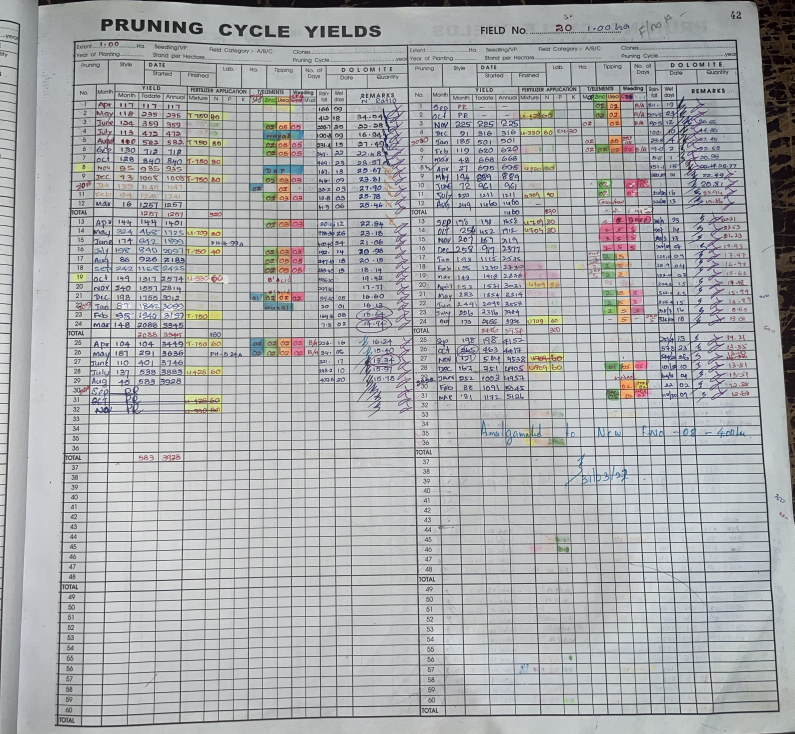
#> input picture Harsha/Images/IMG_1703.jpeg, 3177 x 2936 px, found by its file name (shown at 1/4 size); its folder holds 3 pictures in this run
$ jupyter execute --allow-errors 'logbook_ocr_v4_11 (1).ipynb'
#> lines starting #> are read from the running program, lines starting #| are printed output that depends on the picture; after the words box and inside, x2 and y2 are one past the last pixel; in counts of white or black regions, pixels touching at a corner belong together
[cell 1]
import os, time, re, warnings, copy
warnings.filterwarnings('ignore')

import cv2
import numpy as np
import pandas as pd
import matplotlib.pyplot as plt
from pathlib import Path
from scipy.signal import find_peaks

from openpyxl import load_workbook, Workbook
from openpyxl.styles import Alignment, Border, Side, Font, PatternFill
from openpyxl.utils import get_column_letter
from paddleocr import PaddleOCR

# ── PATHS ─────────────────────────────────────────────────────────
INPUT_FOLDER  = 'data/images'
OUTPUT_FOLDER = 'data/output'
TEMPLATE_PATH = 'data/template/template.xlsx'
ACTUAL_FOLDER = 'data/actual'

IMG_NAME  = 'IMG_1703.jpeg'
img_path  = os.path.join(INPUT_FOLDER, IMG_NAME)
base      = Path(img_path).stem
out_excel = os.path.join(OUTPUT_FOLDER, f'{base}_filled.xlsx')
out_acc   = os.path.join(OUTPUT_FOLDER, f'{base}_accuracy.csv')
os.makedirs(OUTPUT_FOLDER, exist_ok=True)

SHOW_DEBUG = False

# ── OCR & CELL PARAMS ─────────────────────────────────────────────
OCR_MIN_CONF      = 0.20
CELL_TARGET_H_PX  = 120
CELL_MAX_SCALE    = 8.0
CELL_BORDER_STRIP = 3
CELL_PAD_PX       = 8

NARROW_COLS        = {9, 10, 11, 12, 13}
NARROW_TARGET_H_PX = 160
NARROW_MAX_SCALE   = 12.0

# ── BLEED-THROUGH FILTER ──────────────────────────────────────────
BLEED_CONF_THRESHOLD = 0.32
BLEED_PATTERNS = [
    r'^[^a-zA-Z0-9]+$',
    r'^[.\-_,;:!?]{1,3}$',
    r'^.{1,2}$',
    r'[\\|/]{2,}',
]

# ── COLUMN TYPES ──────────────────────────────────────────────────
NUMERIC_COLS      = {0, 2, 3, 4, 6, 7, 8, 9, 10, 11, 12, 13, 14, 15, 16}
TEXT_COLS         = {1, 5}
MIN_COLS_EXPECTED = 17
# How many rows remain after skipping headers
# Formula: skip = nrows - EXPECTED_ROWS_AFTER_SKIP
# Grid 69 -> skip=4 | Grid 70 -> skip=5 | Grid 71 -> skip=6
EXPECTED_ROWS_AFTER_SKIP = 65

TEMPLATE_HEADER_ROWS = 6
TEMPLATE_TOTAL_LABEL = 'TOTAL'

# ── DASH FILTER ───────────────────────────────────────────────────
DASH_ONLY = re.compile(r'^[\s.\-_,]+$')

# ── EXCEL STYLES ──────────────────────────────────────────────────
_thin  = Side(style='thin',   color='000000')
_thick = Side(style='medium', color='000000')
BORDER_THIN  = Border(left=_thin, right=_thin, top=_thin, bottom=_thin)
FILL_DATA    = PatternFill('solid', fgColor='FFFDE7')
FILL_TOTAL   = PatternFill('solid', fgColor='BBDEFB')
FILL_LOWCONF = PatternFill('solid', fgColor='FFF2CC')
def px_to_col_width(px): return max(1.0, (px-5)/7.0)
def px_to_row_ht(px):    return max(5.0, px*0.75)

print('Config v4.9 ready.')

[cell 2]
# ══════════════════════════════════════════════════════════════════
# SECTION FUZZY – MULTI-METHOD FUZZY STRING MATCHER
# ══════════════════════════════════════════════════════════════════
# Methods combined:
#   1. Levenshtein distance        — counts insert/delete/substitute
#   2. Weighted edit distance      — OCR-specific weights (B↔S, 0↔O, etc)
#   3. Jaro-Winkler similarity     — prefix bonus (good for month names)
#   4. Bigram (q-gram) index       — overlapping 2-char set similarity
#   5. Permterm index              — sorted character-set overlap
#
# Each method returns 0.0-1.0 similarity. Combined as weighted vote.
# ══════════════════════════════════════════════════════════════════

# ── 1. Levenshtein Distance ───────────────────────────────────────
def levenshtein(s1, s2):
    """Standard edit distance. Returns similarity in [0,1]."""
    s1, s2 = s1.lower(), s2.lower()
    if s1 == s2: return 1.0
    if not s1 or not s2: return 0.0
    m, n = len(s1), len(s2)
    dp = list(range(n+1))
    for i in range(1, m+1):
        prev, dp[0] = dp[0], i
        for j in range(1, n+1):
            prev, dp[j] = dp[j], (prev if s1[i-1]==s2[j-1]
                                   else 1 + min(prev, dp[j], dp[j-1]))
    dist = dp[n]
    return 1.0 - dist / max(m, n)

# ── 2. Weighted Edit Distance ─────────────────────────────────────
# OCR confusion matrix: pairs that look similar in handwriting/print
OCR_CONFUSION = {
    # (char1, char2): substitution_cost  (lower = more similar)
    ('b','s'):0.1, ('s','b'):0.1,   # Bep → Sep
    ('0','o'):0.1, ('o','0'):0.1,   # 017 → Oct
    ('1','l'):0.2, ('l','1'):0.2,
    ('1','i'):0.2, ('i','1'):0.2,
    ('u','n'):0.2, ('n','u'):0.2,
    ('c','e'):0.2, ('e','c'):0.2,
    ('a','u'):0.3, ('u','a'):0.3,   # Jau → Jan
    ('v','y'):0.2, ('y','v'):0.2,
    ('m','n'):0.2, ('n','m'):0.2,
    ('d','a'):0.3, ('a','d'):0.3,
    ('f','t'):0.3, ('t','f'):0.3,
    ('p','r'):0.2, ('r','p'):0.2,
    ('g','q'):0.1, ('q','g'):0.1,
    ('6','b'):0.1, ('b','6'):0.1,
    ('4','a'):0.3, ('a','4'):0.3,
}

def weighted_edit_distance(s1, s2):
    """Edit distance with OCR-aware substitution costs. Returns [0,1] sim."""
    s1, s2 = s1.lower(), s2.lower()
    if s1 == s2: return 1.0
    if not s1 or not s2: return 0.0
    m, n = len(s1), len(s2)
    dp = [[0.0]*(n+1) for _ in range(m+1)]
    for i in range(m+1): dp[i][0] = float(i)
    for j in range(n+1): dp[0][j] = float(j)
    for i in range(1, m+1):
        for j in range(1, n+1):
            if s1[i-1] == s2[j-1]:
                cost = 0.0
            else:
                cost = OCR_CONFUSION.get((s1[i-1], s2[j-1]), 1.0)
            dp[i][j] = min(
                dp[i-1][j] + 1.0,      # delete
                dp[i][j-1] + 1.0,      # insert
                dp[i-1][j-1] + cost    # substitute (OCR-aware)
            )
    # Transposition (Damerau): swapped adjacent chars
    if i > 1 and j > 1 and s1[i-1]==s2[j-2] and s1[i-2]==s2[j-1]:
        dp[i][j] = min(dp[i][j], dp[i-2][j-2] + 0.5)
    max_cost = max(m, n)
    return max(0.0, 1.0 - dp[m][n] / max_cost)

# ── 3. Jaro-Winkler Similarity ────────────────────────────────────
def jaro_winkler(s1, s2, p=0.1, max_prefix=4):
    """
    Jaro-Winkler: rewards common prefix.
    Best for month names (Apr/Ap/Apu all share 'a' prefix).
    """
    s1, s2 = s1.lower(), s2.lower()
    if s1 == s2: return 1.0
    if not s1 or not s2: return 0.0
    m1, m2 = len(s1), len(s2)
    match_dist = max(m1, m2) // 2 - 1
    if match_dist < 0: match_dist = 0
    s1_matches = [False]*m1; s2_matches = [False]*m2
    matches = 0; transpositions = 0
    for i in range(m1):
        lo = max(0, i-match_dist)
        hi = min(i+match_dist+1, m2)
        for j in range(lo, hi):
            if s2_matches[j] or s1[i] != s2[j]: continue
            s1_matches[i] = s2_matches[j] = True
            matches += 1; break
    if matches == 0: return 0.0
    k = 0
    for i in range(m1):
        if not s1_matches[i]: continue
        while not s2_matches[k]: k += 1
        if s1[i] != s2[k]: transpositions += 1
        k += 1
    jaro = (matches/m1 + matches/m2 +
            (matches - transpositions/2)/matches) / 3
    prefix = 0
    for i in range(min(max_prefix, m1, m2)):
        if s1[i] == s2[i]: prefix += 1
        else: break
    return jaro + prefix * p * (1 - jaro)

# ── 4. Q-gram (Bigram) Index Similarity ──────────────────────────
def qgram_similarity(s1, s2, q=2):
    """
    Overlapping q-gram similarity.
    'sep' bigrams: {se, ep}  vs  'bep' bigrams: {be, ep}
    Overlap = {ep} → sim = 2*|overlap|/(|q1|+|q2|)
    """
    s1, s2 = s1.lower(), s2.lower()
    if s1 == s2: return 1.0
    if len(s1)<q or len(s2)<q: return float(s1==s2)
    def grams(s): return [s[i:i+q] for i in range(len(s)-q+1)]
    g1, g2 = grams(s1), grams(s2)
    # Use multiset intersection
    from collections import Counter
    c1, c2 = Counter(g1), Counter(g2)
    inter = sum((c1 & c2).values())
    return 2.0 * inter / (len(g1) + len(g2)) if (len(g1)+len(g2)) > 0 else 0.0

# ── 5. Permterm Index Similarity ─────────────────────────────────
def permterm_similarity(s1, s2):
    """
    Character-set (permterm) similarity: sorted chars overlap.
    'bep' → {b,e,p}  vs  'sep' → {e,p,s}
    Overlap = {e,p}/union = 2/4 = 0.5
    Good for detecting anagram-like OCR confusions.
    """
    s1, s2 = s1.lower(), s2.lower()
    if s1 == s2: return 1.0
    from collections import Counter
    c1, c2 = Counter(s1), Counter(s2)
    inter = sum((c1 & c2).values())
    union = sum((c1 | c2).values())
    return inter / union if union > 0 else 0.0

# ── COMBINED FUZZY SCORE ──────────────────────────────────────────
# Weights for each method (tuned for handwriting OCR context)
FUZZY_WEIGHTS = {
    'levenshtein':    0.25,   # solid baseline
    'weighted_edit':  0.35,   # most important: OCR-aware costs
    'jaro_winkler':   0.20,   # prefix match bonus
    'qgram':          0.12,   # bigram overlap
    'permterm':       0.08,   # char-set overlap
}

def fuzzy_score(ocr_text, candidate):
    """Combined fuzzy score ∈ [0,1] between OCR string and candidate."""
    s = (FUZZY_WEIGHTS['levenshtein']   * levenshtein(ocr_text, candidate) +
         FUZZY_WEIGHTS['weighted_edit'] * weighted_edit_distance(ocr_text, candidate) +
         FUZZY_WEIGHTS['jaro_winkler']  * jaro_winkler(ocr_text, candidate) +
         FUZZY_WEIGHTS['qgram']         * qgram_similarity(ocr_text, candidate) +
         FUZZY_WEIGHTS['permterm']      * permterm_similarity(ocr_text, candidate))
    return s

def fuzzy_best_match(ocr_text, vocabulary, min_score=0.40):
    """
    Find best match for ocr_text in vocabulary using combined fuzzy score.
    Returns (best_match, score) or (None, 0.0) if below min_score.
    """
    if not ocr_text: return None, 0.0
    t = ocr_text.strip().lower()
    scores = [(cand, fuzzy_score(t, cand.lower())) for cand in vocabulary]
    scores.sort(key=lambda x: -x[1])
    best_cand, best_sc = scores[0]
    if best_sc >= min_score:
        return best_cand, best_sc
    return None, 0.0

# ── MONTH VOCABULARY ──────────────────────────────────────────────
MONTH_VOCAB = [
    'Jan','Feb','Mar','Apr','May','Jun',
    'Jul','Aug','Sep','Oct','Nov','Dec',
    'PR','PRN'   # pruning indicators
]
# Short aliases included for matching
MONTH_VOCAB_EXTENDED = MONTH_VOCAB + [
    'January','February','March','April','May','June',
    'July','August','September','October','November','December',
]
# Canonical mapping: any month variant → standard 3-letter
MONTH_CANONICAL = {
    'January':'Jan','February':'Feb','March':'Mar','April':'Apr',
    'May':'May','June':'Jun','July':'Jul','August':'Aug',
    'September':'Sep','October':'Oct','November':'Nov','December':'Dec',
    'Jan':'Jan','Feb':'Feb','Mar':'Mar','Apr':'Apr',
    'Jun':'Jun','Jul':'Jul','Aug':'Aug','Sep':'Sep',
    'Oct':'Oct','Nov':'Nov','Dec':'Dec','PR':'PR','PRN':'PRN',
}

# ── FERTILIZER VOCABULARY ─────────────────────────────────────────
FERT_VOCAB = [
    'U-709','U-330','U-428','T-750',
    'B/A','B/N','DAP','MOP',
    'PH-B','PH-4.99A','PH-5.24A',
]
# Numeric suffix patterns (U-NNN) extracted separately
FERT_NUM_PAT = re.compile(
    r'\b([Uu][_\-]?|[Tt][_\-]?)(\d{2,4})\b')
FERT_KNOWN_NUMS = {'709':'U-709','330':'U-330','428':'U-428','750':'T-750'}

def fuzzy_match_month(ocr_text):
    """
    Match OCR month string to standard month using combined fuzzy scoring.
    Steps:
      1. Direct exact lookup (fastest)
      2. Prefix match (3-char)
      3. Full fuzzy match against extended vocabulary
    Returns standard month string or original if no good match.
    """
    t = str(ocr_text).strip()
    if not t: return t
    tl = t.lower()

    # Step 1: Direct exact (covers common correct reads)
    for m in MONTH_VOCAB_EXTENDED:
        if tl == m.lower():
            return MONTH_CANONICAL.get(m, m[:3].title())

    # Step 2: 3-char prefix → fast lookup
    if len(tl) >= 3:
        for m in MONTH_VOCAB_EXTENDED:
            if m.lower().startswith(tl[:3]) or tl[:3] == m.lower()[:3]:
                return MONTH_CANONICAL.get(m, m[:3].title())

    # Step 3: Fuzzy match against all month names
    best, sc = fuzzy_best_match(tl, MONTH_VOCAB_EXTENDED, min_score=0.42)
    if best:
        canonical = MONTH_CANONICAL.get(best, best[:3].title())
        return canonical

    # Keep original if no match found
    return t[:3].title() if t[:3].isalpha() else t

def fuzzy_match_fert(ocr_text):
    """
    Match OCR fertilizer code using fuzzy scoring.
    First tries to extract numeric suffix (U-709 pattern),
    then falls back to fuzzy match against vocabulary.
    """
    t = str(ocr_text).strip()
    if not t: return t

    # Step 1: Extract U-NNN / T-NNN pattern directly
    m = FERT_NUM_PAT.search(t)
    if m:
        num = m.group(2)
        prefix = m.group(1).upper().rstrip('-_')
        if num in FERT_KNOWN_NUMS:
            return FERT_KNOWN_NUMS[num]
        return f"{prefix}-{num}"

    # Step 2: OCR-garbled U-codes (e.g. 4709→U-709, tanl→U-330)
    # Extract 3-4 digit runs that look like fertilizer numbers
    digits = re.findall(r'\d{3,4}', t)
    for d in digits:
        if d in FERT_KNOWN_NUMS:
            return FERT_KNOWN_NUMS[d]

    # Step 3: Fuzzy match against vocabulary
    best, sc = fuzzy_best_match(t, FERT_VOCAB, min_score=0.38)
    if best:
        return best

    # Step 4: B/A, DAP, MOP pattern matching
    tl = t.lower()
    if re.search(r'b[/\\]?a', tl): return 'B/A'
    if re.search(r'b[/\\]?n', tl): return 'B/N'
    if 'dap' in tl: return 'DAP'
    if 'mop' in tl: return 'MOP'
    if re.search(r'ph[-\s]?b', tl): return 'PH-B'

    return ' '.join(t.split())

# ── DEMO / TEST ───────────────────────────────────────────────────
print('Fuzzy Matcher ready. Testing...')
print()
test_months = ['Bep','Nnv','Auu','Jau','Fcd','017','Col','Mav',
               'Tun','Sct','Aot','Nec','Fob','Map','Seo','T.h']
print('Month Corrections:')
for m in test_months:
    result = fuzzy_match_month(m)
    print(f'  {m:<8} → {result}')

print()
test_ferts = ['4ES30','4709','4428','tanl','UFO9','47o9','0709',
              '1-209','T750','4709 80','B/A']
print('Fertilizer Corrections:')
for f in test_ferts:
    result = fuzzy_match_fert(f)
    print(f'  {f:<10} → {result}')

[cell 3]
# ══════════════════════════════════════════════════════════════════
# SECTION A – OCR ENGINE  (unchanged from previous working code)
# ══════════════════════════════════════════════════════════════════
def make_ocr_engine():
    for kwargs in [
        dict(lang='en', det_model_name='PP-OCRv5_server_det',
             rec_model_name='PP-OCRv5_server_rec', use_textline_orientation=False),
        dict(lang='en', ocr_version='PP-OCRv5', use_textline_orientation=False),
        dict(lang='en', use_textline_orientation=False),
        dict(lang='en'),
    ]:
        try:
            eng = PaddleOCR(**kwargs)
            print(f'  OCR loaded: {list(kwargs.keys())}')
            return eng
        except Exception:
            continue
#> in main, bgr is the input picture: shape (2936, 3177, 3); mean B, G, R 173.3, 171.4, 169.9
#| [1] Image: 3177x2936px
    raise RuntimeError('PaddleOCR init failed')

#> (the rest of this cell did not finish here and is left out)

[cell 4]
# ══════════════════════════════════════════════════════════════════
# SECTION B – IMAGE + GRID  (previous code + enforce_min_columns)
# ══════════════════════════════════════════════════════════════════
def _four_point_warp(bgr, pts):
    pts = pts.reshape(4,2); s = pts.sum(1); d = np.diff(pts, axis=1)
    rect = np.array([pts[s.argmin()], pts[d.argmin()],
                     pts[s.argmax()], pts[d.argmax()]], dtype=np.float32)
    tl,tr,br,bl = rect
    W = int(max(np.linalg.norm(br-bl), np.linalg.norm(tr-tl)))
    H = int(max(np.linalg.norm(tr-br), np.linalg.norm(tl-bl)))
    dst = np.array([[0,0],[W-1,0],[W-1,H-1],[0,H-1]], dtype=np.float32)
    return cv2.warpPerspective(bgr, cv2.getPerspectiveTransform(rect,dst), (W,H))

def rectify_document(bgr):
    gray  = cv2.cvtColor(bgr, cv2.COLOR_BGR2GRAY)
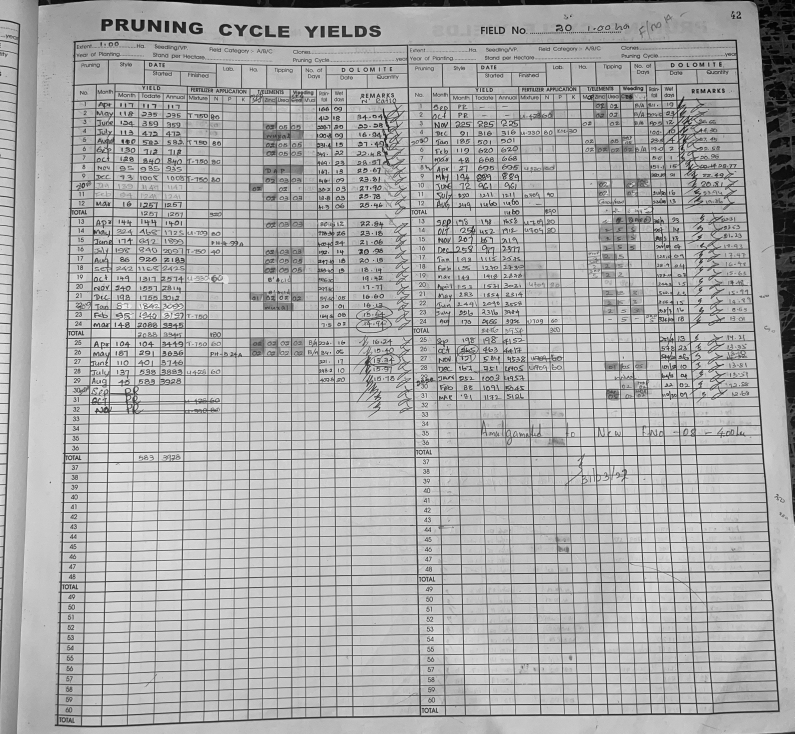
#> gray: shape (2936, 3177) (shown at 1/4 size); min 0, max 255, mean 171.2
    edges = cv2.Canny(cv2.GaussianBlur(gray,(5,5),0), 50, 150)
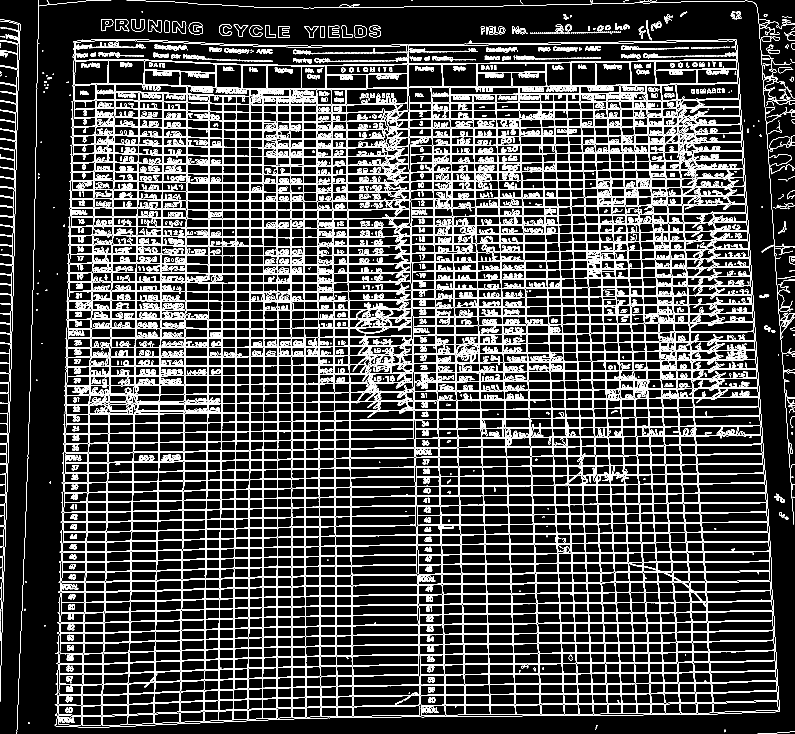
#> edges: shape (2936, 3177) (shown at 1/4 size); 8.9% white in thin lines or dots
    edges = cv2.dilate(edges, np.ones((5,5), np.uint8))
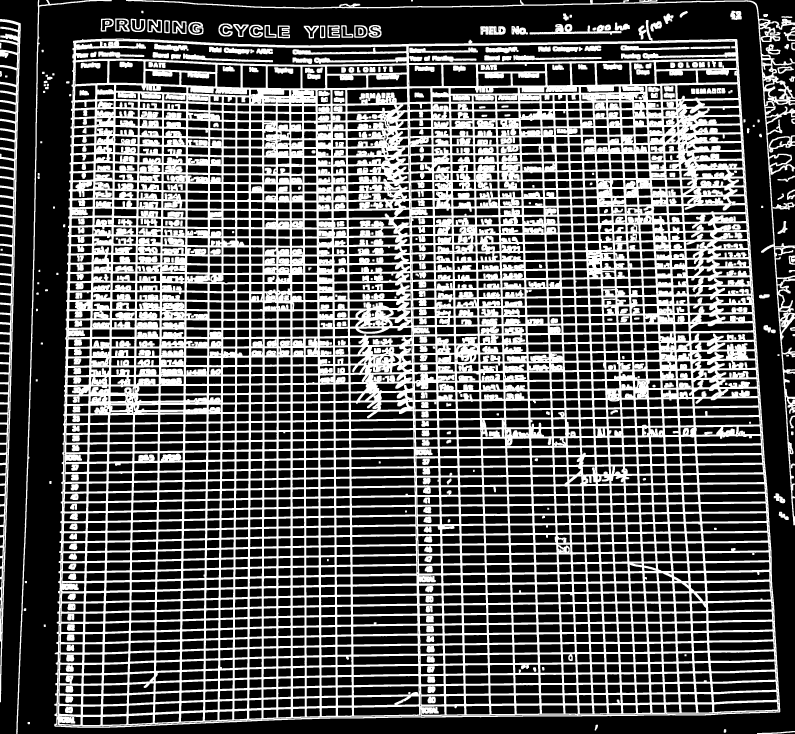
#> edges: shape (2936, 3177) (shown at 1/4 size); 36.6% white; 362 white regions
    cnts, _ = cv2.findContours(edges, cv2.RETR_EXTERNAL, cv2.CHAIN_APPROX_SIMPLE)
#> cnts = 111 contours; largest, box (x1, y1, x2, y2) and area: (217, 80, 3121, 2911) 7517282, (504, 0, 3177, 2101) 62439, (0, 76, 83, 2809) 46512, (65, 0, 447, 2936) 13586, (2118, 96, 2486, 139) 5842
    if not cnts: return bgr
    for c in sorted(cnts, key=cv2.contourArea, reverse=True)[:5]:
        ap = cv2.approxPolyDP(c, 0.02*cv2.arcLength(c,True), True)
        if len(ap) == 4:
            return _four_point_warp(bgr, ap)
#> this loop made 1 pass
#> (pts in _four_point_warp, s in _four_point_warp, d in _four_point_warp, W in _four_point_warp, H in _four_point_warp, dst in _four_point_warp) on pass 1: ([[2948, 157], [292, 164], [218, 2905], [3120, 2847]], [3105, 456, 3123, 5967], [-2791, -128, 2687, -273], 2902, 2741, [[0, 0], [2901, 0], [2901, 2740], [0, 2740]])
#> (the rest of the program and of its run is left out)
